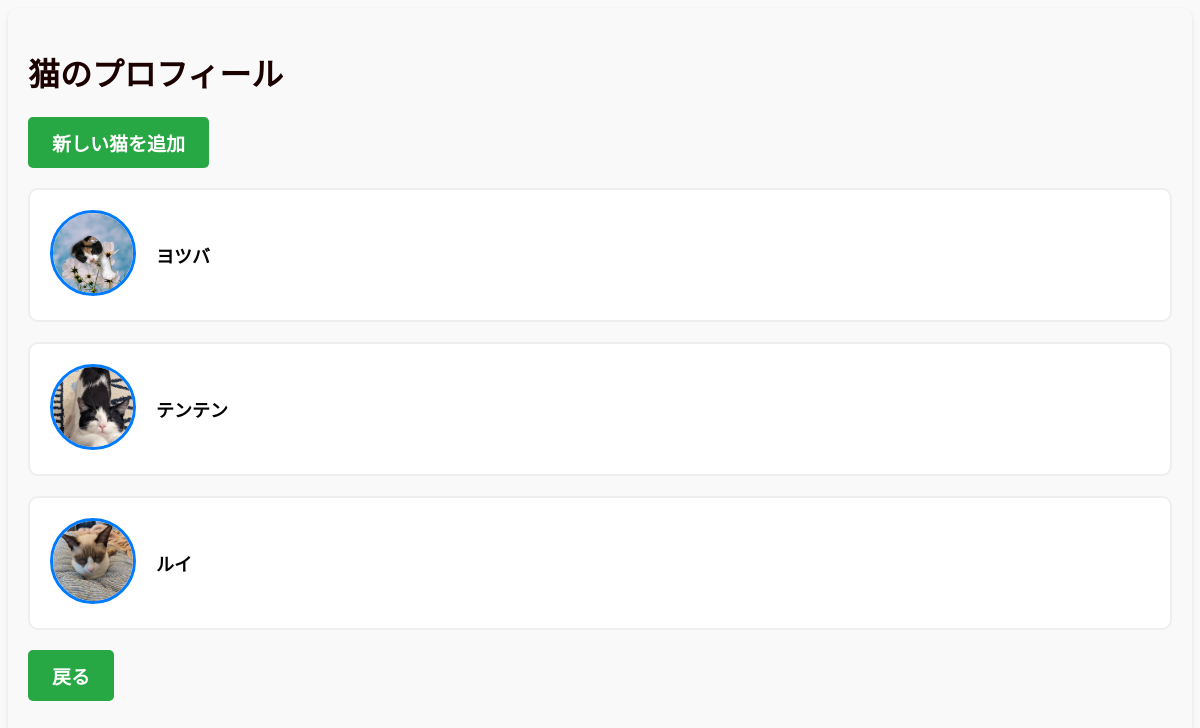
Screenshot of /accounts/cat_management/ with the database file from the repository.
### accounts/models.py (models this page shows, shortened)
class Cat(models.Model):
    GENDER_CHOICES = (
        ('male', 'オス'),
        ('female', 'メス'),
    )
    photo = models.ImageField(upload_to='cat_photos/', null=True, blank=True)
    name = models.CharField(max_length=100)
    owner = models.ForeignKey(User, on_delete=models.CASCADE)
    birthday = models.DateField(null=True, blank=True)
    gender = models.CharField(max_length=6, choices=GENDER_CHOICES, null=True, blank=True)
    personality = models.TextField(null=True, blank=True)
    weight = models.DecimalField(max_digits=5, decimal_places=2, null=True, blank=True)
    food_amount = models.IntegerField(null=True, blank=True)
    health_status = models.TextField(null=True, blank=True)
    def get_age(self):
        today = date.today()
        if self.birthday:
            age = today.year - self.birthday.year - ((today.month, today.day) < (self.birthday.month, self.birthday.day))
            months = today.month - self.birthday.month - (today.day < self.birthday.day)
            if months < 0:
                months += 12
            return f"{age}歳{months}ヶ月"
        else:
            return "不明"

### accounts/views.py (the view)
# urls.py: path('cat_management/', CatManagementView.as_view(), name='cat_management'),
class CatManagementView(ListView):
    model = Cat
    template_name = 'accounts/cat_management.html'
    context_object_name = 'cats'

### accounts/templates/accounts/cat_management.html (shortened to what this page needs)
{% extends 'base.html' %}
{% load static %}
{% block content %}
<div class="cat-profile">
    <h1>猫のプロフィール</h1>
    <a href="{% url 'accounts:cat_add' %}" class="btn btn-add-cat">新しい猫を追加</a>
    {% for cat in cats %}
    <div class="cat-item">
        <div class="cat-photo">
            {% if cat.photo %}
            <img src="{{ cat.photo.url }}" alt="{{ cat.name }}">
            {% else %}
            <img src="{% static 'images/default-cat.jpg' %}" alt="デフォルト画像">
            {% endif %}
        </div>
        <div class="cat-name" onclick="toggleDetails('{{ cat.id }}')">
            <a href="javascript:void(0);">{{ cat.name }}</a>
        </div>
    </div>
    {% endfor %}
    <a href="{% url 'index' %}" class="btn btn-add-cat">戻る</a>
</div>
{% endblock %}

### static/css/styles.css (style rules this page uses)
body { font-family: 'Arial', sans-serif; background-color: #f9f9f9; }
h1, h2, h3, p { color: #1c0101; }
a { color: #030303; text-decoration: none; }
.cat-profile { padding: 20px; background-color: #f9f9f9; border-radius: 10px; box-shadow: 0 2px 4px rgba(0,0,0,0.1); }
.cat-item { border: 2px solid #eee; border-radius: 10px; margin-bottom: 20px; padding: 20px; display: flex; align-items: center; background-color: #fff; }
.cat-photo img { width: 80px; height: 80px; border-radius: 50%; object-fit: cover; margin-right: 20px; border: 3px solid #007bff; }
.cat-name a { font-size: 18px; font-weight: bold; }
.btn-primary, .btn-secondary, .btn-add-cat, .btn-edit-cat, .btn-add-diary { padding: 10px 20px; border-radius: 5px; text-decoration: none; border: none; cursor: pointer; font-weight: bold; display: inline-block; text-align: center; }
.btn-add-cat { background-color: #28a745; color: white; margin-bottom: 20px; }
.btn-add-cat, .btn-edit-cat { font-size: 19px; padding: 12px 24px; }

### rows the page displays
Cat: photo (picture), name "ヨツバ"
Cat: photo (picture), name "テンテン"
Cat: photo (picture), name "ルイ"
